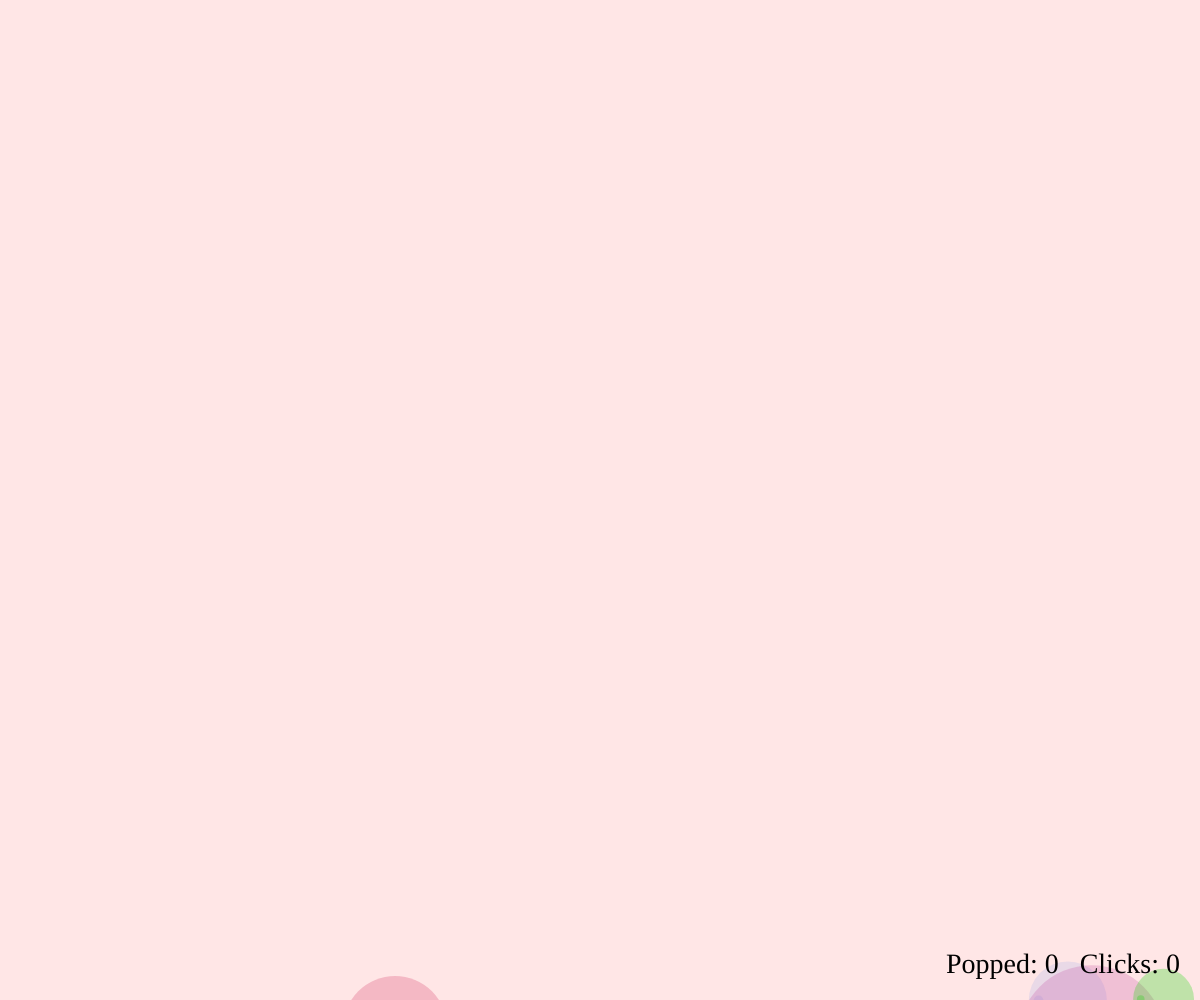
Frame 1 (no input)
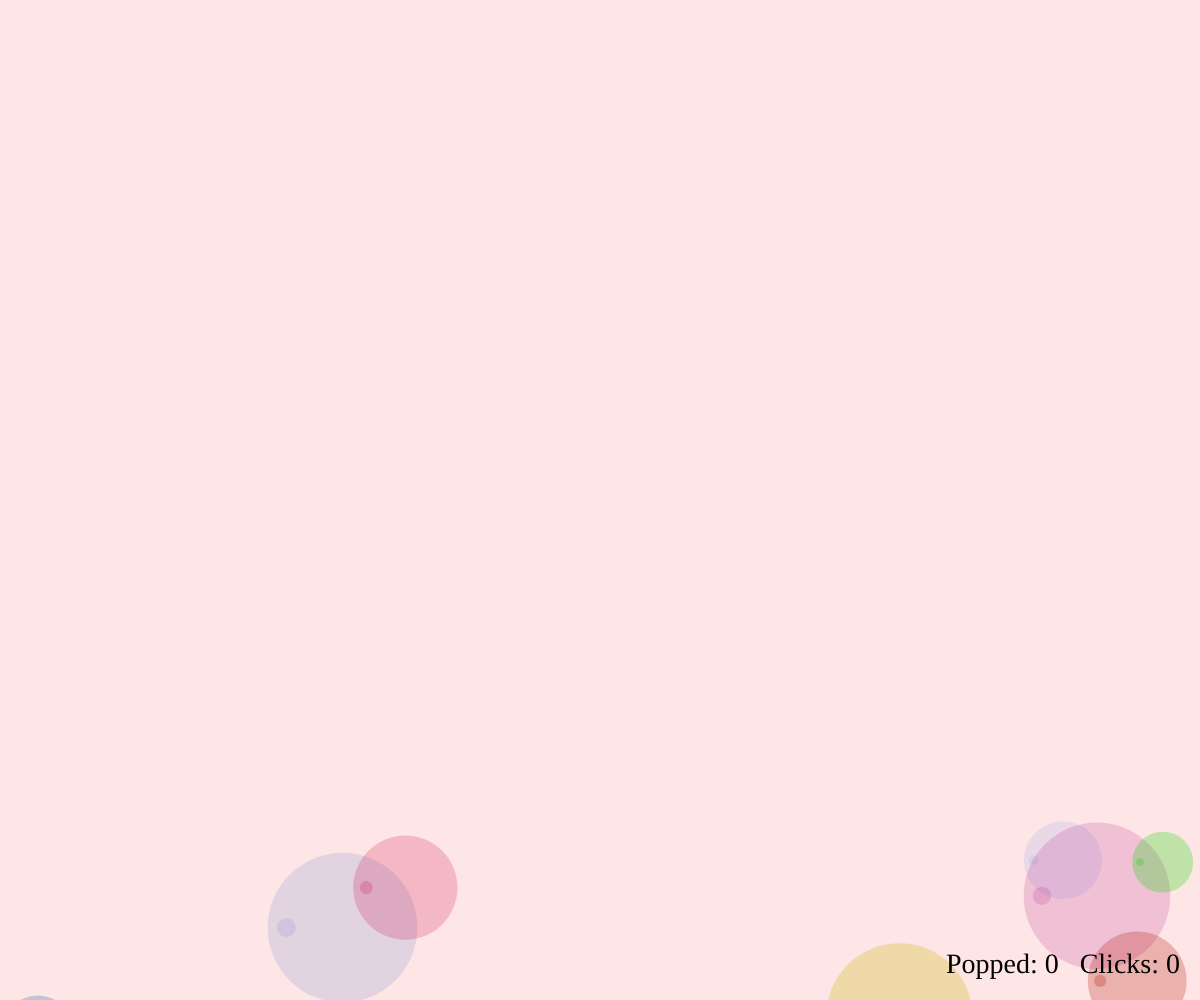
Frame 60 (no input)
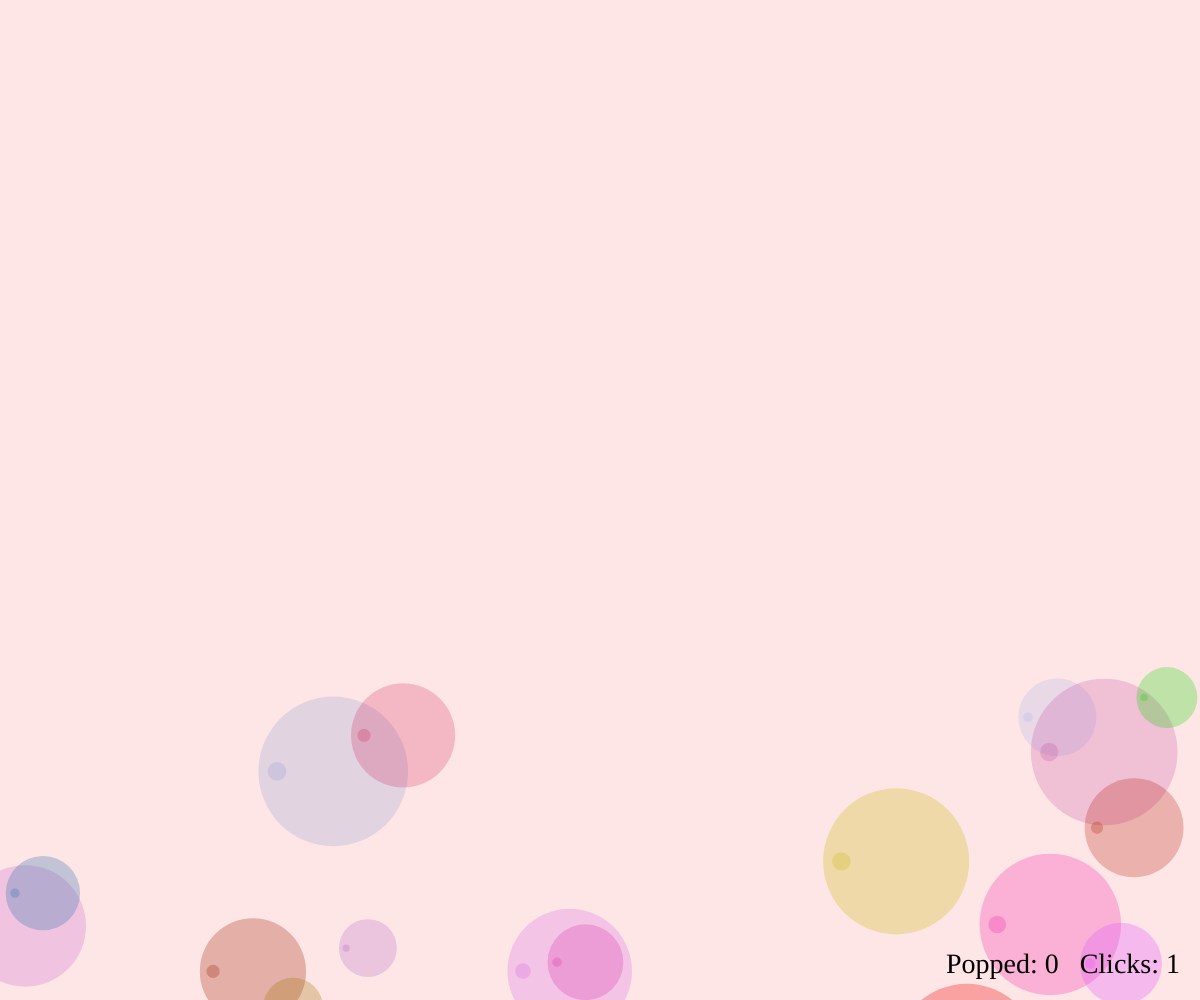
Frame 120 (the mouse pressed at the canvas centre since frame 60)

The p5.js sketch that drew these frames (run headless with seeded random() and noise() and a simulated clock; from frame 60 on, the mouse is pressed at the canvas centre):

// p5.js sketch
// ── sketch.js
  // -------- Settings --------
  const N = 50; // number of bubbles

  // -------- State --------
  let bubbles = [];
  let gameWon = false;
  let score = 0;
  let numClicks = 0;

  // Reset button
  let btnX, btnY, btnW = 120, btnH = 50;

  class Bubble {
	constructor(_x, _r) {
	  this.x = _x;
	  this.r = _r;
	  this.alive = true;
	  this.spawned = false; // true after it enters visible area
	  this.y = height + random(0, height); // staggered start below screen
	  this.col = color(random(255), random(255), random(255), random(50, 90));
	}

	update() {
	  if (!this.alive) return;
	  this.y -= random(1, 4);
	  this.x += random(-1, 1);

	  // mark as spawned once it reaches the visible area
	  if (!this.spawned && this.y <= height + this.r / 2) this.spawned = true;
	}

	show() {
	  if (!this.alive || !this.spawned) return;

	  noStroke();
	  fill(this.col);
	  circle(this.x, this.y, this.r);

	  // small tab detail
	  fill(this.col);
	  circle(this.x - this.r / 2 + this.r / 8, this.y, this.r / 8);
	}

	edges() {
	  if (!this.alive) return;

	  // recycle from below with stagger again
	  if (this.y < -this.r) {
		this.y = height + this.r + random(0, 500);
		this.spawned = false;
	  }
	}

	isClicked(mx, my) {
	  // Only clickable when on screen
	  return this.spawned && dist(mx, my, this.x, this.y) < this.r / 2;
	}
  }

  function setup() {
	createCanvas(windowWidth, windowHeight);
	// Prevent touch events from scrolling the page while interacting
	canvas = createCanvas(windowWidth, windowHeight);
	canvas.elt.style.touchAction = 'none';
	textFont('Space Mono');
	initBubbles();

	// place button under centre text
	btnX = width / 2 - btnW / 2;
	btnY = height / 2 + 20;
  }

  function initBubbles() {
	bubbles = [];
	const spacing = width / N;
	for (let i = 0; i < N; i++) {
	  const x = (i + 0.5) * spacing;
	  const r = random(50, 150);
	  bubbles.push(new Bubble(x, r));
	}
	score = 0;
	numClicks = 0;     // <-- reset here
	gameWon = false;
	loop();
  }

  function draw() {
	background(255, 230, 230);

	let anyAlive = false;

	for (const b of bubbles) {
	  b.update();
	  b.edges();
	  b.show();
	  if (b.alive) anyAlive = true;
	}

	// Score (bottom right)
	// Score + Clicks (bottom right)
	fill(0);
	textAlign(RIGHT, BOTTOM);
	textSize(28);
	text(`Popped: ${score}   Clicks: ${numClicks}`, width - 20, height - 20);

	// Win check
	if (!anyAlive && !gameWon) {
	  gameWon = true;

	  // YOU WIN text
	  fill(0);
	  textAlign(CENTER, CENTER);
	  textSize(28);
	  text(`Hooray, you popped all the bubbles with ${numClicks} clicks!`, width / 2, height / 2 - 100);

	  // reset button
	  fill(50, 150, 250);
	  noStroke();
	  rect(btnX, btnY, btnW, btnH, 10);
	  fill(255);
	  textSize(28);
	  text('Reset', width / 2, btnY + btnH / 2);

	  noLoop(); // freeze until reset
	} else if (gameWon) {
	  // This will not run while frozen, but kept for parity
	  fill(0);
	  textAlign(CENTER, CENTER);
	  textSize(28);
	  text(`Hooray, you popped all the bubbles with ${numClicks} clicks!`, width / 2, height / 2 - 100);

	  fill(50, 150, 250);
	  noStroke();
	  rect(btnX, btnY, btnW, btnH, 10);
	  fill(255);
	  textSize(28);
	  text('Reset', width / 2, btnY + btnH / 2);
	}
  }

  
  function handlePress(px, py) {
	// If game is on the win screen, check reset button
	if (gameWon) {
	  if (px > btnX && px < btnX + btnW && py > btnY && py < btnY + btnH) {
		initBubbles();
	  }
	  return;
	}
  
	// Count this attempt
	numClicks++;
  
	// Pop all bubbles under this press location
	for (const b of bubbles) {
	  if (b.alive && b.isClicked(px, py)) {
		b.alive = false;
		score++;
	  }
	}
  }
  
  function mousePressed() {
	handlePress(mouseX, mouseY);
  }
  
  function touchStarted() {
	// Option A: count each finger as a separate click:
	// numClicks += touches.length;
  
	// Option B (recommended): count the gesture as ONE click total:
	// (uncomment next line and remove per-touch counting above)
	// numClicks++;
  
	if (gameWon) {
	  // Use the first touch to hit the reset button
	  if (touches.length > 0) {
		const t = touches[0];
		handlePress(t.x, t.y);
	  }
	} else {
	  // Pop under each finger (multi-touch supported)
	  if (touches.length === 0) {
		// Some browsers may still only deliver a single touch via mouse emulation
		handlePress(mouseX, mouseY);
	  } else {
		for (const t of touches) {
		  handlePress(t.x, t.y);
		}
	  }
	}
  
	// Prevent default browser actions (scroll/zoom) on touch
	return false;
  }

  function windowResized() {
	resizeCanvas(windowWidth, windowHeight);
	// keep button positioned relative to centre after resize
	btnX = width / 2 - btnW / 2;
	btnY = height / 2 + 20;
  }
// ── _style.css
html, body {
  margin: 0;
  padding: 0;
  background: #f1f1f1;
  font-family: 'Space Mono', monospace;
}
canvas {
  display: block;
}
.logo {
  font-size: 2rem;
  text-decoration: none;
  color: black;
}

.logo-top-left {
  position: fixed;
  top: 1rem;
  left: 1rem;
}
